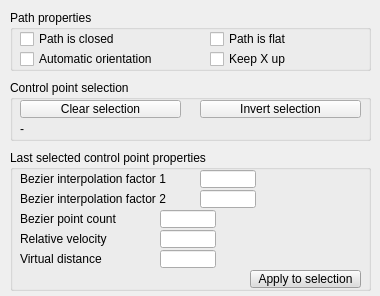
<?xml version="1.0" encoding="UTF-8"?>
<ui version="4.0">
 <class>CQDlgPathEdit</class>
 <widget class="QDialog" name="CQDlgPathEdit">
  <property name="geometry">
   <rect>
    <x>0</x>
    <y>0</y>
    <width>380</width>
    <height>296</height>
   </rect>
  </property>
  <property name="windowTitle">
   <string>Path edition</string>
  </property>
  <property name="locale">
   <locale language="English" country="UnitedStates"/>
  </property>
  <widget class="QGroupBox" name="groupBox">
   <property name="geometry">
    <rect>
     <x>10</x>
     <y>10</y>
     <width>361</width>
     <height>61</height>
    </rect>
   </property>
   <property name="title">
    <string>Path properties</string>
   </property>
   <property name="flat">
    <bool>true</bool>
   </property>
   <widget class="QCheckBox" name="qqClosed">
    <property name="geometry">
     <rect>
      <x>10</x>
      <y>20</y>
      <width>161</width>
      <height>18</height>
     </rect>
    </property>
    <property name="focusPolicy">
     <enum>Qt::StrongFocus</enum>
    </property>
    <property name="text">
     <string>Path is closed</string>
    </property>
   </widget>
   <widget class="QCheckBox" name="qqFlat">
    <property name="geometry">
     <rect>
      <x>200</x>
      <y>20</y>
      <width>161</width>
      <height>18</height>
     </rect>
    </property>
    <property name="focusPolicy">
     <enum>Qt::StrongFocus</enum>
    </property>
    <property name="text">
     <string>Path is flat</string>
    </property>
   </widget>
   <widget class="QCheckBox" name="qqKeepXup">
    <property name="geometry">
     <rect>
      <x>200</x>
      <y>40</y>
      <width>161</width>
      <height>18</height>
     </rect>
    </property>
    <property name="focusPolicy">
     <enum>Qt::StrongFocus</enum>
    </property>
    <property name="text">
     <string>Keep X up</string>
    </property>
   </widget>
   <widget class="QCheckBox" name="qqAutomaticOrientation">
    <property name="geometry">
     <rect>
      <x>10</x>
      <y>40</y>
      <width>161</width>
      <height>18</height>
     </rect>
    </property>
    <property name="focusPolicy">
     <enum>Qt::StrongFocus</enum>
    </property>
    <property name="text">
     <string>Automatic orientation</string>
    </property>
   </widget>
  </widget>
  <widget class="QGroupBox" name="groupBox_2">
   <property name="geometry">
    <rect>
     <x>10</x>
     <y>150</y>
     <width>361</width>
     <height>141</height>
    </rect>
   </property>
   <property name="title">
    <string>Last selected control point properties</string>
   </property>
   <property name="flat">
    <bool>true</bool>
   </property>
   <widget class="QLineEdit" name="qqFactor1">
    <property name="geometry">
     <rect>
      <x>190</x>
      <y>20</y>
      <width>56</width>
      <height>18</height>
     </rect>
    </property>
   </widget>
   <widget class="QLabel" name="label">
    <property name="geometry">
     <rect>
      <x>10</x>
      <y>20</y>
      <width>181</width>
      <height>18</height>
     </rect>
    </property>
    <property name="text">
     <string>Bezier interpolation factor 1</string>
    </property>
   </widget>
   <widget class="QLabel" name="label_2">
    <property name="geometry">
     <rect>
      <x>10</x>
      <y>40</y>
      <width>181</width>
      <height>18</height>
     </rect>
    </property>
    <property name="text">
     <string>Bezier interpolation factor 2</string>
    </property>
   </widget>
   <widget class="QLineEdit" name="qqFactor2">
    <property name="geometry">
     <rect>
      <x>190</x>
      <y>40</y>
      <width>56</width>
      <height>18</height>
     </rect>
    </property>
   </widget>
   <widget class="QLineEdit" name="qqPointCount">
    <property name="geometry">
     <rect>
      <x>150</x>
      <y>60</y>
      <width>56</width>
      <height>18</height>
     </rect>
    </property>
   </widget>
   <widget class="QLabel" name="label_3">
    <property name="geometry">
     <rect>
      <x>10</x>
      <y>60</y>
      <width>141</width>
      <height>18</height>
     </rect>
    </property>
    <property name="text">
     <string>Bezier point count</string>
    </property>
   </widget>
   <widget class="QLabel" name="label_4">
    <property name="geometry">
     <rect>
      <x>10</x>
      <y>80</y>
      <width>141</width>
      <height>18</height>
     </rect>
    </property>
    <property name="text">
     <string>Relative velocity</string>
    </property>
   </widget>
   <widget class="QLineEdit" name="qqRelativeVelocity">
    <property name="geometry">
     <rect>
      <x>150</x>
      <y>80</y>
      <width>56</width>
      <height>18</height>
     </rect>
    </property>
   </widget>
   <widget class="QLineEdit" name="qqVirtualDistance">
    <property name="geometry">
     <rect>
      <x>150</x>
      <y>100</y>
      <width>56</width>
      <height>18</height>
     </rect>
    </property>
   </widget>
   <widget class="QLabel" name="label_5">
    <property name="geometry">
     <rect>
      <x>10</x>
      <y>100</y>
      <width>141</width>
      <height>18</height>
     </rect>
    </property>
    <property name="text">
     <string>Virtual distance</string>
    </property>
   </widget>
   <widget class="QToolButton" name="qqApply">
    <property name="geometry">
     <rect>
      <x>240</x>
      <y>120</y>
      <width>111</width>
      <height>18</height>
     </rect>
    </property>
    <property name="palette">
     <palette>
      <active>
       <colorrole role="WindowText">
        <brush brushstyle="SolidPattern">
         <color alpha="255">
          <red>0</red>
          <green>0</green>
          <blue>0</blue>
         </color>
        </brush>
       </colorrole>
       <colorrole role="Button">
        <brush brushstyle="SolidPattern">
         <color alpha="255">
          <red>220</red>
          <green>220</green>
          <blue>220</blue>
         </color>
        </brush>
       </colorrole>
       <colorrole role="Light">
        <brush brushstyle="SolidPattern">
         <color alpha="255">
          <red>255</red>
          <green>255</green>
          <blue>255</blue>
         </color>
        </brush>
       </colorrole>
       <colorrole role="Midlight">
        <brush brushstyle="SolidPattern">
         <color alpha="255">
          <red>237</red>
          <green>237</green>
          <blue>237</blue>
         </color>
        </brush>
       </colorrole>
       <colorrole role="Dark">
        <brush brushstyle="SolidPattern">
         <color alpha="255">
          <red>110</red>
          <green>110</green>
          <blue>110</blue>
         </color>
        </brush>
       </colorrole>
       <colorrole role="Mid">
        <brush brushstyle="SolidPattern">
         <color alpha="255">
          <red>147</red>
          <green>147</green>
          <blue>147</blue>
         </color>
        </brush>
       </colorrole>
       <colorrole role="Text">
        <brush brushstyle="SolidPattern">
         <color alpha="255">
          <red>0</red>
          <green>0</green>
          <blue>0</blue>
         </color>
        </brush>
       </colorrole>
       <colorrole role="BrightText">
        <brush brushstyle="SolidPattern">
         <color alpha="255">
          <red>255</red>
          <green>255</green>
          <blue>255</blue>
         </color>
        </brush>
       </colorrole>
       <colorrole role="ButtonText">
        <brush brushstyle="SolidPattern">
         <color alpha="255">
          <red>0</red>
          <green>0</green>
          <blue>0</blue>
         </color>
        </brush>
       </colorrole>
       <colorrole role="Base">
        <brush brushstyle="SolidPattern">
         <color alpha="255">
          <red>255</red>
          <green>255</green>
          <blue>255</blue>
         </color>
        </brush>
       </colorrole>
       <colorrole role="Window">
        <brush brushstyle="SolidPattern">
         <color alpha="255">
          <red>220</red>
          <green>220</green>
          <blue>220</blue>
         </color>
        </brush>
       </colorrole>
       <colorrole role="Shadow">
        <brush brushstyle="SolidPattern">
         <color alpha="255">
          <red>0</red>
          <green>0</green>
          <blue>0</blue>
         </color>
        </brush>
       </colorrole>
       <colorrole role="AlternateBase">
        <brush brushstyle="SolidPattern">
         <color alpha="255">
          <red>237</red>
          <green>237</green>
          <blue>237</blue>
         </color>
        </brush>
       </colorrole>
       <colorrole role="ToolTipBase">
        <brush brushstyle="SolidPattern">
         <color alpha="255">
          <red>255</red>
          <green>255</green>
          <blue>220</blue>
         </color>
        </brush>
       </colorrole>
       <colorrole role="ToolTipText">
        <brush brushstyle="SolidPattern">
         <color alpha="255">
          <red>0</red>
          <green>0</green>
          <blue>0</blue>
         </color>
        </brush>
       </colorrole>
      </active>
      <inactive>
       <colorrole role="WindowText">
        <brush brushstyle="SolidPattern">
         <color alpha="255">
          <red>0</red>
          <green>0</green>
          <blue>0</blue>
         </color>
        </brush>
       </colorrole>
       <colorrole role="Button">
        <brush brushstyle="SolidPattern">
         <color alpha="255">
          <red>220</red>
          <green>220</green>
          <blue>220</blue>
         </color>
        </brush>
       </colorrole>
       <colorrole role="Light">
        <brush brushstyle="SolidPattern">
         <color alpha="255">
          <red>255</red>
          <green>255</green>
          <blue>255</blue>
         </color>
        </brush>
       </colorrole>
       <colorrole role="Midlight">
        <brush brushstyle="SolidPattern">
         <color alpha="255">
          <red>237</red>
          <green>237</green>
          <blue>237</blue>
         </color>
        </brush>
       </colorrole>
       <colorrole role="Dark">
        <brush brushstyle="SolidPattern">
         <color alpha="255">
          <red>110</red>
          <green>110</green>
          <blue>110</blue>
         </color>
        </brush>
       </colorrole>
       <colorrole role="Mid">
        <brush brushstyle="SolidPattern">
         <color alpha="255">
          <red>147</red>
          <green>147</green>
          <blue>147</blue>
         </color>
        </brush>
       </colorrole>
       <colorrole role="Text">
        <brush brushstyle="SolidPattern">
         <color alpha="255">
          <red>0</red>
          <green>0</green>
          <blue>0</blue>
         </color>
        </brush>
       </colorrole>
       <colorrole role="BrightText">
        <brush brushstyle="SolidPattern">
         <color alpha="255">
          <red>255</red>
          <green>255</green>
          <blue>255</blue>
         </color>
        </brush>
       </colorrole>
       <colorrole role="ButtonText">
        <brush brushstyle="SolidPattern">
         <color alpha="255">
          <red>0</red>
          <green>0</green>
          <blue>0</blue>
         </color>
        </brush>
       </colorrole>
       <colorrole role="Base">
        <brush brushstyle="SolidPattern">
         <color alpha="255">
          <red>255</red>
          <green>255</green>
          <blue>255</blue>
         </color>
        </brush>
       </colorrole>
       <colorrole role="Window">
        <brush brushstyle="SolidPattern">
         <color alpha="255">
          <red>220</red>
          <green>220</green>
          <blue>220</blue>
         </color>
        </brush>
       </colorrole>
       <colorrole role="Shadow">
        <brush brushstyle="SolidPattern">
         <color alpha="255">
          <red>0</red>
          <green>0</green>
          <blue>0</blue>
         </color>
        </brush>
       </colorrole>
       <colorrole role="AlternateBase">
        <brush brushstyle="SolidPattern">
         <color alpha="255">
          <red>237</red>
          <green>237</green>
          <blue>237</blue>
         </color>
        </brush>
       </colorrole>
       <colorrole role="ToolTipBase">
        <brush brushstyle="SolidPattern">
         <color alpha="255">
          <red>255</red>
          <green>255</green>
          <blue>220</blue>
         </color>
        </brush>
       </colorrole>
       <colorrole role="ToolTipText">
        <brush brushstyle="SolidPattern">
         <color alpha="255">
          <red>0</red>
          <green>0</green>
          <blue>0</blue>
         </color>
        </brush>
       </colorrole>
      </inactive>
      <disabled>
       <colorrole role="WindowText">
        <brush brushstyle="SolidPattern">
         <color alpha="255">
          <red>110</red>
          <green>110</green>
          <blue>110</blue>
         </color>
        </brush>
       </colorrole>
       <colorrole role="Button">
        <brush brushstyle="SolidPattern">
         <color alpha="255">
          <red>220</red>
          <green>220</green>
          <blue>220</blue>
         </color>
        </brush>
       </colorrole>
       <colorrole role="Light">
        <brush brushstyle="SolidPattern">
         <color alpha="255">
          <red>255</red>
          <green>255</green>
          <blue>255</blue>
         </color>
        </brush>
       </colorrole>
       <colorrole role="Midlight">
        <brush brushstyle="SolidPattern">
         <color alpha="255">
          <red>237</red>
          <green>237</green>
          <blue>237</blue>
         </color>
        </brush>
       </colorrole>
       <colorrole role="Dark">
        <brush brushstyle="SolidPattern">
         <color alpha="255">
          <red>110</red>
          <green>110</green>
          <blue>110</blue>
         </color>
        </brush>
       </colorrole>
       <colorrole role="Mid">
        <brush brushstyle="SolidPattern">
         <color alpha="255">
          <red>147</red>
          <green>147</green>
          <blue>147</blue>
         </color>
        </brush>
       </colorrole>
       <colorrole role="Text">
        <brush brushstyle="SolidPattern">
         <color alpha="255">
          <red>110</red>
          <green>110</green>
          <blue>110</blue>
         </color>
        </brush>
       </colorrole>
       <colorrole role="BrightText">
        <brush brushstyle="SolidPattern">
         <color alpha="255">
          <red>255</red>
          <green>255</green>
          <blue>255</blue>
         </color>
        </brush>
       </colorrole>
       <colorrole role="ButtonText">
        <brush brushstyle="SolidPattern">
         <color alpha="255">
          <red>110</red>
          <green>110</green>
          <blue>110</blue>
         </color>
        </brush>
       </colorrole>
       <colorrole role="Base">
        <brush brushstyle="SolidPattern">
         <color alpha="255">
          <red>220</red>
          <green>220</green>
          <blue>220</blue>
         </color>
        </brush>
       </colorrole>
       <colorrole role="Window">
        <brush brushstyle="SolidPattern">
         <color alpha="255">
          <red>220</red>
          <green>220</green>
          <blue>220</blue>
         </color>
        </brush>
       </colorrole>
       <colorrole role="Shadow">
        <brush brushstyle="SolidPattern">
         <color alpha="255">
          <red>0</red>
          <green>0</green>
          <blue>0</blue>
         </color>
        </brush>
       </colorrole>
       <colorrole role="AlternateBase">
        <brush brushstyle="SolidPattern">
         <color alpha="255">
          <red>220</red>
          <green>220</green>
          <blue>220</blue>
         </color>
        </brush>
       </colorrole>
       <colorrole role="ToolTipBase">
        <brush brushstyle="SolidPattern">
         <color alpha="255">
          <red>255</red>
          <green>255</green>
          <blue>220</blue>
         </color>
        </brush>
       </colorrole>
       <colorrole role="ToolTipText">
        <brush brushstyle="SolidPattern">
         <color alpha="255">
          <red>0</red>
          <green>0</green>
          <blue>0</blue>
         </color>
        </brush>
       </colorrole>
      </disabled>
     </palette>
    </property>
    <property name="focusPolicy">
     <enum>Qt::StrongFocus</enum>
    </property>
    <property name="text">
     <string>Apply to selection</string>
    </property>
   </widget>
  </widget>
  <widget class="QGroupBox" name="groupBox_5">
   <property name="geometry">
    <rect>
     <x>10</x>
     <y>80</y>
     <width>361</width>
     <height>61</height>
    </rect>
   </property>
   <property name="title">
    <string>Control point selection</string>
   </property>
   <property name="flat">
    <bool>true</bool>
   </property>
   <widget class="QToolButton" name="qqClearSelection">
    <property name="geometry">
     <rect>
      <x>10</x>
      <y>20</y>
      <width>161</width>
      <height>18</height>
     </rect>
    </property>
    <property name="focusPolicy">
     <enum>Qt::StrongFocus</enum>
    </property>
    <property name="text">
     <string>Clear selection</string>
    </property>
   </widget>
   <widget class="QToolButton" name="qqInvertSelection">
    <property name="geometry">
     <rect>
      <x>190</x>
      <y>20</y>
      <width>161</width>
      <height>18</height>
     </rect>
    </property>
    <property name="focusPolicy">
     <enum>Qt::StrongFocus</enum>
    </property>
    <property name="text">
     <string>Invert selection</string>
    </property>
   </widget>
   <widget class="QLabel" name="qqInfo">
    <property name="geometry">
     <rect>
      <x>10</x>
      <y>40</y>
      <width>341</width>
      <height>18</height>
     </rect>
    </property>
    <property name="text">
     <string>-</string>
    </property>
   </widget>
  </widget>
 </widget>
 <tabstops>
  <tabstop>qqClosed</tabstop>
  <tabstop>qqFlat</tabstop>
  <tabstop>qqAutomaticOrientation</tabstop>
  <tabstop>qqKeepXup</tabstop>
  <tabstop>qqFactor1</tabstop>
  <tabstop>qqFactor2</tabstop>
  <tabstop>qqPointCount</tabstop>
  <tabstop>qqRelativeVelocity</tabstop>
  <tabstop>qqVirtualDistance</tabstop>
  <tabstop>qqApply</tabstop>
 </tabstops>
 <resources/>
 <connections/>
</ui>
